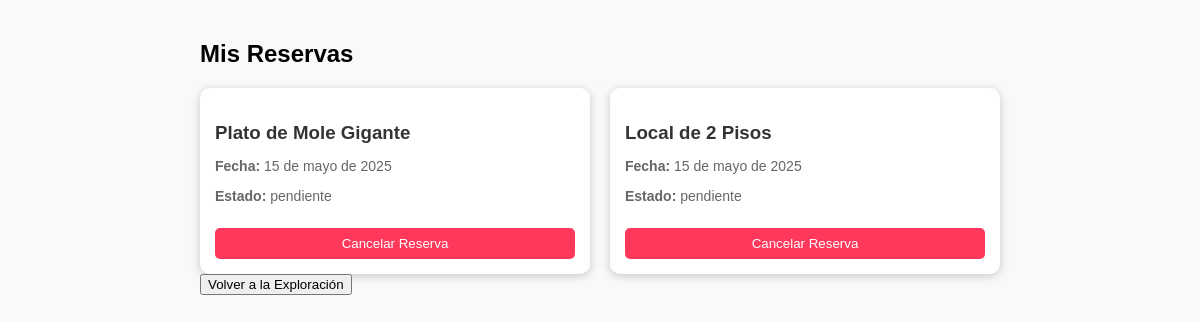
The page /reservas/mis/ (signed in) on the database its author committed.
### usuarios/models.py (models this page shows, shortened)
class Reserva(models.Model):
    ESTADOS_RESERVA = [
        ('pendiente', 'Pendiente'),
        ('aceptada', 'Aceptada'),
        ('rechazada', 'Rechazada'),
    ]
    producto = models.ForeignKey(Producto, on_delete=models.CASCADE)
    cliente = models.ForeignKey(Usuario, on_delete=models.CASCADE)
    fecha = models.DateField()
    estado = models.CharField(max_length=20, choices=ESTADOS_RESERVA, default='pendiente')

class Producto(models.Model):
    CATEGORIAS = [
        ('local', 'Local'),
        ('entretenimiento', 'Entretenimiento'),
        ('comida', 'Comida'),
    ]
    proveedor = models.ForeignKey(Usuario, on_delete=models.CASCADE)
    nombre = models.CharField(max_length=100)
    categoria = models.CharField(max_length=20, choices=CATEGORIAS)
    descripcion = models.TextField()
    capacidad = models.IntegerField()
    precio = models.DecimalField(max_digits=10, decimal_places=2)

### usuarios/views.py (the view)
# urls.py: path('reservas/mis/', mis_reservas, name='mis_reservas'),
@login_required
def mis_reservas(request):
    reservas = Reserva.objects.filter(cliente=request.user)
    return render(request, 'usuarios/mis_reservas.html', {'reservas': reservas})

### usuarios/templates/usuarios/mis_reservas.html (shortened to what this page needs)
{% load static %}
<!DOCTYPE html>
<html lang="es">
<head>
    <link rel="stylesheet" href="{% static 'usuarios/reservas.css' %}">
</head>
<body>
    <div class="container">
        <h2>Mis Reservas</h2>
        <div class="reservation-grid">
            {% for reserva in reservas %}
            <div class="reservation-card">
                <h3>{{ reserva.producto.nombre }}</h3>
                <p><strong>Fecha:</strong> {{ reserva.fecha }}</p>
                <p><strong>Estado:</strong> {{ reserva.estado }}</p>
                <button class="cancel-button" onclick="confirmarCancelacion('{{ reserva.id }}')">Cancelar Reserva</button>
            </div>
            {% endfor %}
        </div>
        <a href="{% url 'exploracion_productos' %}">
            <button>Volver a la Exploración</button>
        </a>
    </div>
</body>
</html>

### static/usuarios/reservas.css (style rules this page uses)
body { background-color: #f9f9f9; font-family: Arial, sans-serif; margin: 0; padding: 20px; }
.container { max-width: 800px; margin: auto; }
.reservation-grid { display: grid; grid-template-columns: repeat(auto-fit, minmax(250px, 1fr)); gap: 20px; }
.reservation-card { background-color: white; padding: 15px; border-radius: 10px; box-shadow: 0 2px 10px rgba(0, 0, 0, 0.2); text-align: left; }
.reservation-card h3 { color: #333; margin-bottom: 5px; }
.reservation-card p { color: #666; font-size: 14px; }
.reservation-card .cancel-button { background-color: #ff385c; color: white; border: none; padding: 8px; cursor: pointer; border-radius: 5px; width: 100%; margin-top: 10px; }

### rows shown on the page
Reserva: producto.nombre "Plato de Mole Gigante", fecha "15 de mayo de 2025", estado "pendiente"
Reserva: producto.nombre "Local de 2 Pisos", fecha "15 de mayo de 2025", estado "pendiente"
